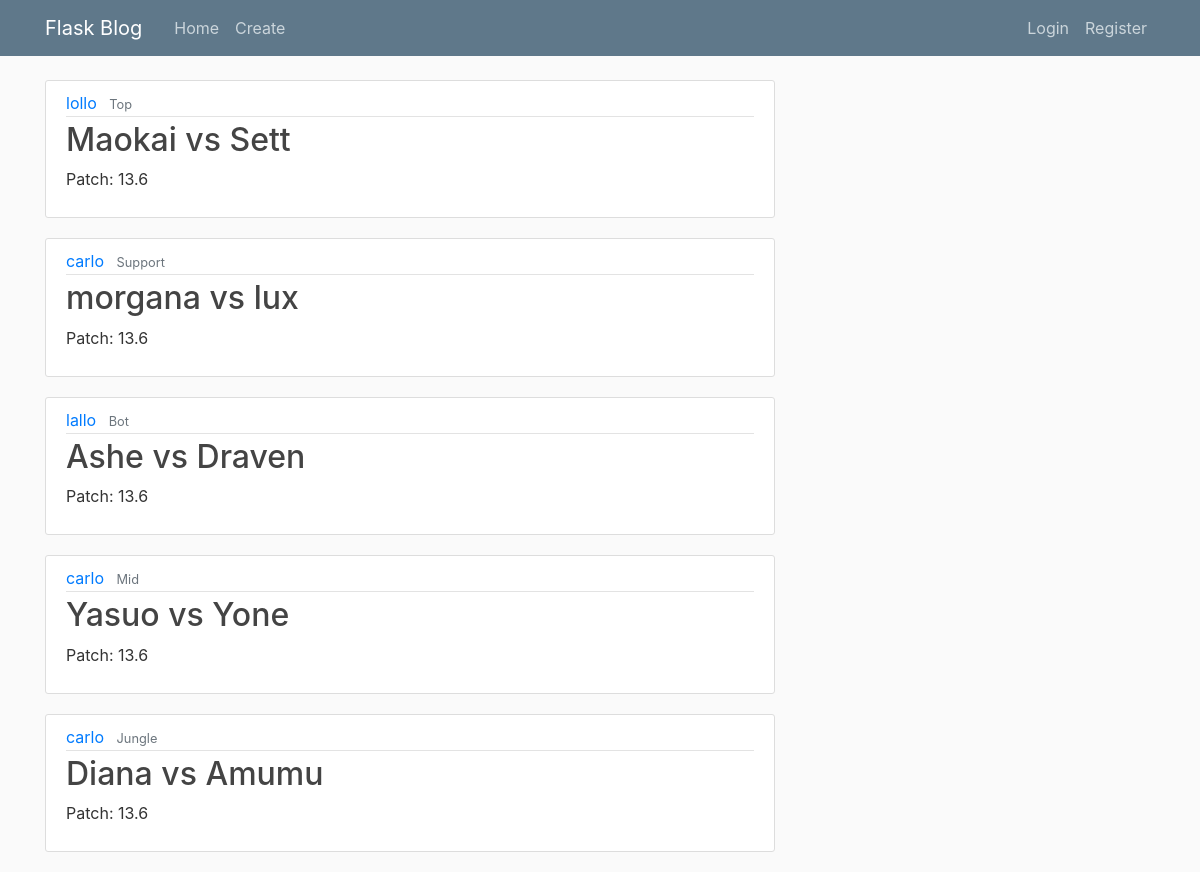
The page /home on the database its author committed.
### myflaskblog/models.py (models this page shows, shortened)
class Post(db.Model):
    id = db.Column(db.Integer, primary_key=True)
    title = db.Column(db.String(120), nullable=False)
    date_posted = db.Column(db.DateTime, nullable=False,
                            default=datetime.utcnow)
    post_content = db.Column(db.Text, nullable=False)
    patch = db.Column(db.String(5), nullable=False)
    role = db.Column(db.String(120), nullable=False)
    champion = db.Column(db.String(120), nullable=False)
    enemy = db.Column(db.String(120), nullable=False)
    user_id = db.Column(db.Integer, db.ForeignKey('user.id'), nullable=False)

class User(db.Model, UserMixin):
    id = db.Column(db.Integer, primary_key=True)
    username = db.Column(db.String(20), nullable=False, unique=True)
    email = db.Column(db.String(120), nullable=False, unique=True)
    password = db.Column(db.String(60), nullable=False)
    image_file = db.Column(db.String(30), nullable=False,
                           default="default_img.jpg")
    posts = db.relationship('Post', backref="author", lazy=True)
    def get_username(self):
        return self.username

### myflaskblog/routes.py (the view)
@app.route("/")
@app.route("/home")
def home():
    posts = Post.query.order_by(Post.date_posted)
    return render_template("home.html", title="Home Page", posts=posts)

### myflaskblog/templates/home.html
{% extends "layout.html" %}
{% block content %}
    {% for post in posts %}
            <article class="media content-section">
              <div class="media-body">
                <div class="article-metadata">
                  <a class="mr-2" href="{{ url_for('flt_posts' , user_username = post.author.username) }}">{{post.author.get_username()}}</a>
                  <small class="text-muted">{{ post.role }}</small>
                </div>
                <h2><a class="article-title" href="{{ url_for('post', id = post.id)}}">{{ post.champion }} vs {{ post.enemy }}</a></h2>
                <p class="article-patch">Patch: {{post.patch}}</p>
              </div>
            </article>
    {% endfor %}
{% endblock content %}

### myflaskblog/templates/layout.html (shortened to what this page needs)
<!DOCTYPE html>
<html>
<head>
   <link rel="stylesheet" href="https://maxcdn.bootstrapcdn.com/bootstrap/4.0.0/css/bootstrap.min.css">
   <link rel="stylesheet" type="text/css" href="{{ url_for('static', filename='main.css') }}">
</head>
<body>
     <header class="site-header">
      <nav class="navbar navbar-expand-md navbar-dark bg-steel fixed-top">
        <div class="container">
          <a class="navbar-brand mr-4" href="/">Flask Blog</a>
          <div class="collapse navbar-collapse" id="navbarToggle">
            <div class="navbar-nav mr-auto">
              <a class="nav-item nav-link" href="/">Home</a>
              <a class="nav-item nav-link" href="{{url_for('new_post')}}">Create</a>
            </div>
            <div class="navbar-nav">
              {% if current_user.is_authenticated %}
              <a class="nav-item nav-link" href="{{url_for('user_account')}}">{{current_user.username}}</a>
              <a class="nav-item nav-link" href="{{url_for('logout')}}">Logout</a>
              {% else %}
              <a class="nav-item nav-link" href="{{url_for('login')}}">Login</a>
              <a class="nav-item nav-link" href="{{url_for('register')}}">Register</a>
              {% endif%}
            </div>
          </div>
        </div>
      </nav>
    </header>
<main role="main" class="container">
 <div class="row">
    <div class="col-md-8">
      {% block content %}{% endblock %}
    </div>
  </div>
</main>
</body>
</html>

### myflaskblog/static/main.css (style rules this page uses)
body { background: #fafafa; color: #333333; margin-top: 5rem; }
h1, h2, h3, h4, h5, h6 { color: #444444; }
.bg-steel { background-color: #5f788a; }
.site-header .navbar-nav .nav-link { color: #cbd5db; }
.content-section { background: #ffffff; padding: 10px 20px; border: 1px solid #dddddd; border-radius: 3px; margin-bottom: 20px; }
.article-title { color: #444444; }
.article-metadata { padding-bottom: 1px; margin-bottom: 4px; border-bottom: 1px solid #e3e3e3 }

### rows shown on the page
Post: author.get_username "lollo", role "Top", champion "Maokai", enemy "Sett", patch "13.6"
Post: author.get_username "carlo", role "Support", champion "morgana", enemy "lux", patch "13.6"
Post: author.get_username "lallo", role "Bot", champion "Ashe", enemy "Draven", patch "13.6"
Post: author.get_username "carlo", role "Mid", champion "Yasuo", enemy "Yone", patch "13.6"
Post: author.get_username "carlo", role "Jungle", champion "Diana", enemy "Amumu", patch "13.6"
